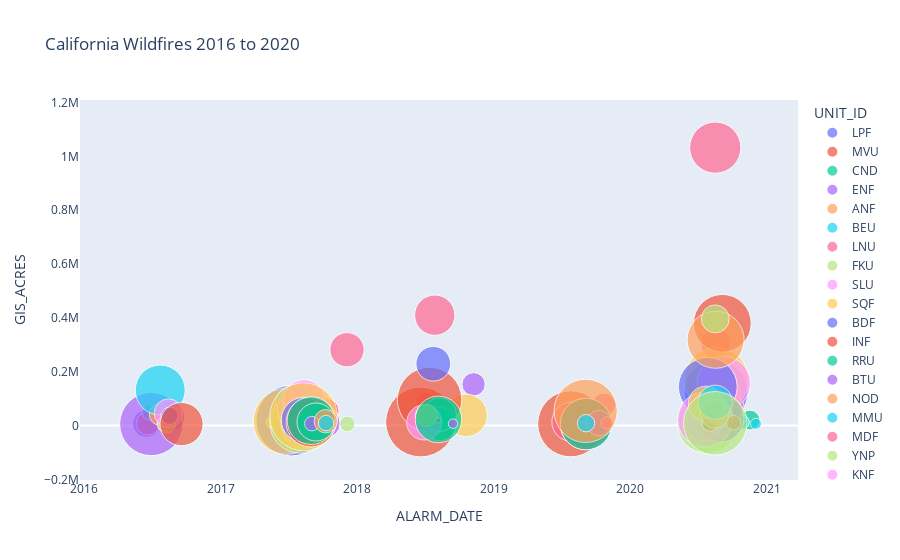

Notebook code cell kept with this figure:
### Code cell
fig = px.scatter(cal_fire_data, x = 'ALARM_DATE', y = 'GIS_ACRES', size = 'duration',
                 color = 'UNIT_ID', hover_name='FIRE_NAME',
                  size_max=50, title = 'California Wildfires 2016 to 2020')

fig.update_layout(xaxis = dict(showgrid=False), yaxis = dict(showgrid=False))

fig

### Figure 1 — Plotly figure (JSON) as saved in the notebook; plotly's stock layout.template omitted (floating-point values rounded to 4 significant figures)
{"data": [{"hovertemplate": "<b>%{hovertext}</b><br><br>UNIT_ID=LPF<br>ALARM_DATE=%{x}<br>GIS_ACRES=%{y}<br>duration=%{marker.size}<extra></extra>", "hovertext": ["SHERPA", "REY", "WHITTIER", "DOLAN"], "legendgroup": "LPF", "marker": {"color": "#636efa", "size": [26, 28, 166, 135], "sizemode": "area", "sizeref": 0.0664, "symbol": "circle"}, "mode": "markers", "name": "LPF", "orientation": "v", "showlegend": true, "type": "scatter", "x": ["2016-06-15T00:00:00", "2016-08-18T00:00:00", "2017-07-08T00:00:00", "2020-08-18T00:00:00"], "xaxis": "x", "y": [7466.0, 32580.0, 18410.0, 124500.0], "yaxis": "y"}, {"hovertemplate": "<b>%{hovertext}</b><br><br>UNIT_ID=MVU<br>ALARM_DATE=%{x}<br>GIS_ACRES=%{y}<br>duration=%{marker.size}<extra></extra>", "hovertext": ["BORDER 3"], "legendgroup": "MVU", "marker": {"color": "#EF553B", "size": [18], "sizemode": "area", "sizeref": 0.0664, "symbol": "circle"}, "mode": "markers", "name": "MVU", "orientation": "v", "showlegend": true, "type": "scatter", "x": ["2016-06-19T00:00:00"], "xaxis": "x", "y": [7606.0], "yaxis": "y"}, {"hovertemplate": "<b>%{hovertext}</b><br><br>UNIT_ID=CND<br>ALARM_DATE=%{x}<br>GIS_ACRES=%{y}<br>duration=%{marker.size}<extra></extra>", "hovertext": ["ERSKINE", "SLINKARD", "MOUNTAIN VIEW"], "legendgroup": "CND", "marker": {"color": "#00cc96", "size": [7, 23, 13], "sizemode": "area", "sizeref": 0.0664, "symbol": "circle"}, "mode": "markers", "name": "CND", "orientation": "v", "showlegend": true, "type": "scatter", "x": ["2016-06-23T00:00:00", "2017-08-29T00:00:00", "2020-11-17T00:00:00"], "xaxis": "x", "y": [48010.0, 8923.0, 20370.0], "yaxis": "y"}, {"hovertemplate": "<b>%{hovertext}</b><br><br>UNIT_ID=ENF<br>ALARM_DATE=%{x}<br>GIS_ACRES=%{y}<br>duration=%{marker.size}<extra></extra>", "hovertext": ["TRAILHEAD"], "legendgroup": "ENF", "marker": {"color": "#ab63fa", "size": [133], "sizemode": "area", "sizeref": 0.0664, "symbol": "circle"}, "mode": "markers", "name": "ENF", "orientation": "v", "showlegend": true, "type": "scatter", "x": ["2016-06-28T00:00:00"], "xaxis": "x", "y": [5645.0], "yaxis": "y"}, {"hovertemplate": "<b>%{hovertext}</b><br><br>UNIT_ID=ANF<br>ALARM_DATE=%{x}<br>GIS_ACRES=%{y}<br>duration=%{marker.size}<extra></extra>", "hovertext": ["SAND", "LAKE", "BOBCAT"], "legendgroup": "ANF", "marker": {"color": "#FFA15A", "size": [16, 18, 43], "sizemode": "area", "sizeref": 0.0664, "symbol": "circle"}, "mode": "markers", "name": "ANF", "orientation": "v", "showlegend": true, "type": "scatter", "x": ["2016-07-22T00:00:00", "2020-08-12T00:00:00", "2020-09-06T00:00:00"], "xaxis": "x", "y": [41380.0, 31000.0, 116000.0], "yaxis": "y"}, {"hovertemplate": "<b>%{hovertext}</b><br><br>UNIT_ID=BEU<br>ALARM_DATE=%{x}<br>GIS_ACRES=%{y}<br>duration=%{marker.size}<extra></extra>", "hovertext": ["SOBERANES", "RIVER", "CARMEL"], "legendgroup": "BEU", "marker": {"color": "#19d3f3", "size": [83, 19, 19], "sizemode": "area", "sizeref": 0.0664, "symbol": "circle"}, "mode": "markers", "name": "BEU", "orientation": "v", "showlegend": true, "type": "scatter", "x": ["2016-07-22T00:00:00", "2020-08-16T00:00:00", "2020-08-18T00:00:00"], "xaxis": "x", "y": [132100.0, 50210.0, 6997.0], "yaxis": "y"}, {"hovertemplate": "<b>%{hovertext}</b><br><br>UNIT_ID=LNU<br>ALARM_DATE=%{x}<br>GIS_ACRES=%{y}<br>duration=%{marker.size}<extra></extra>", "hovertext": ["COLD", "POCKET", "TUBBS", "NUNS", "ATLAS", "REDWOOD VALLEY", "PAWNEE", "COUNTY", "RANCH", "RIVER", "KINCADE", "WALLBRIDGE", "HENNESSEY", "GLASS"], "legendgroup": "LNU", "marker": {"color": "#FF6692", "size": [7, 24, 24, 23, 24, 17, 12, 11, 54, 14, 18, 16, 30, 23], "sizemode": "area", "sizeref": 0.0664, "symbol": "circle"}, "mode": "markers", "name": "LNU", "orientation": "v", "showlegend": true, "type": "scatter", "x": ["2016-08-02T00:00:00", "2017-10-08T00:00:00", "2017-10-08T00:00:00", "2017-10-08T00:00:00", "2017-10-08T00:00:00", "2017-10-08T00:00:00", "2018-06-23T00:00:00", "2018-06-30T00:00:00", "2018-07-27T00:00:00", "2018-07-27T00:00:00", "2019-10-23T00:00:00", "2020-08-17T00:00:00", "2020-08-17T00:00:00", "2020-09-27T00:00:00"], "xaxis": "x", "y": [5730.0, 17360.0, 36700.0, 55800.0, 51620.0, 36520.0, 15196, 89830.0, 410200.0, 48920.0, 77760.0, 55210.0, 305400.0, 67480.0], "yaxis": "y"}, {"hovertemplate": "<b>%{hovertext}</b><br><br>UNIT_ID=FKU<br>ALARM_DATE=%{x}<br>GIS_ACRES=%{y}<br>duration=%{marker.size}<extra></extra>", "hovertext": ["MINERAL", "ELM", "GARZA", "MINERAL"], "legendgroup": "FKU", "marker": {"color": "#B6E880", "size": [11, 5, 16, 13], "sizemode": "area", "sizeref": 0.0664, "symbol": "circle"}, "mode": "markers", "name": "FKU", "orientation": "v", "showlegend": true, "type": "scatter", "x": ["2016-08-08T00:00:00", "2017-05-18T00:00:00", "2017-07-09T00:00:00", "2020-07-13T00:00:00"], "xaxis": "x", "y": [6790.0, 11150.0, 48890.0, 29670.0], "yaxis": "y"}, {"hovertemplate": "<b>%{hovertext}</b><br><br>UNIT_ID=SLU<br>ALARM_DATE=%{x}<br>GIS_ACRES=%{y}<br>duration=%{marker.size}<extra></extra>", "hovertext": ["CHIMNEY", "ALAMO"], "legendgroup": "SLU", "marker": {"color": "#FF97FF", "size": [27, 14], "sizemode": "area", "sizeref": 0.0664, "symbol": "circle"}, "mode": "markers", "name": "SLU", "orientation": "v", "showlegend": true, "type": "scatter", "x": ["2016-08-13T00:00:00", "2017-07-06T00:00:00"], "xaxis": "x", "y": [46230.0, 28830.0], "yaxis": "y"}, {"hovertemplate": "<b>%{hovertext}</b><br><br>UNIT_ID=SQF<br>ALARM_DATE=%{x}<br>GIS_ACRES=%{y}<br>duration=%{marker.size}<extra></extra>", "hovertext": ["CEDAR", "SCHAEFFER", "PIER", "LION", "CASTLE"], "legendgroup": "SQF", "marker": {"color": "#FECB52", "size": [0, 144, 1, 38, 138], "sizemode": "area", "sizeref": 0.0664, "symbol": "circle"}, "mode": "markers", "name": "SQF", "orientation": "v", "showlegend": true, "type": "scatter", "x": ["2016-08-16T00:00:00", "2017-06-24T00:00:00", "2017-08-29T00:00:00", "2017-09-25T00:00:00", "2020-08-19T00:00:00"], "xaxis": "x", "y": [29100.0, 15830.0, 36620.0, 18910.0, 170600.0], "yaxis": "y"}, {"hovertemplate": "<b>%{hovertext}</b><br><br>UNIT_ID=BDF<br>ALARM_DATE=%{x}<br>GIS_ACRES=%{y}<br>duration=%{marker.size}<extra></extra>", "hovertext": ["BLUE CUT"], "legendgroup": "BDF", "marker": {"color": "#636efa", "size": [10], "sizemode": "area", "sizeref": 0.0664, "symbol": "circle"}, "mode": "markers", "name": "BDF", "orientation": "v", "showlegend": true, "type": "scatter", "x": ["2016-08-16T00:00:00"], "xaxis": "x", "y": [36270.0], "yaxis": "y"}, {"hovertemplate": "<b>%{hovertext}</b><br><br>UNIT_ID=INF<br>ALARM_DATE=%{x}<br>GIS_ACRES=%{y}<br>duration=%{marker.size}<extra></extra>", "hovertext": ["OWENS RIVER", "LIONS", "SPRINGS", "TABOOSE"], "legendgroup": "INF", "marker": {"color": "#EF553B", "size": [62, 162, 145, 80], "sizemode": "area", "sizeref": 0.0664, "symbol": "circle"}, "mode": "markers", "name": "INF", "orientation": "v", "showlegend": true, "type": "scatter", "x": ["2016-09-17T00:00:00", "2018-06-19T00:00:00", "2019-07-26T00:00:00", "2019-09-04T00:00:00"], "xaxis": "x", "y": [5461.0, 13460.0, 6615.0, 10270.0], "yaxis": "y"}, {"hovertemplate": "<b>%{hovertext}</b><br><br>UNIT_ID=RRU<br>ALARM_DATE=%{x}<br>GIS_ACRES=%{y}<br>duration=%{marker.size}<extra></extra>", "hovertext": ["MANZANITA", "APPLE", "SNOW"], "legendgroup": "RRU", "marker": {"color": "#00cc96", "size": [4, 9, 7], "sizemode": "area", "sizeref": 0.0664, "symbol": "circle"}, "mode": "markers", "name": "RRU", "orientation": "v", "showlegend": true, "type": "scatter", "x": ["2017-06-26T00:00:00", "2020-07-31T00:00:00", "2020-09-17T00:00:00"], "xaxis": "x", "y": [6304.0, 33210.0, 6253.0], "yaxis": "y"}, {"hovertemplate": "<b>%{hovertext}</b><br><br>UNIT_ID=BTU<br>ALARM_DATE=%{x}<br>GIS_ACRES=%{y}<br>duration=%{marker.size}<extra></extra>", "hovertext": ["WALL", "CHEROKEE", "CAMP"], "legendgroup": "BTU", "marker": {"color": "#ab63fa", "size": [27, 28, 18], "sizemode": "area", "sizeref": 0.0664, "symbol": "circle"}, "mode": "markers", "name": "BTU", "orientation": "v", "showlegend": true, "type": "scatter", "x": ["2017-07-07T00:00:00", "2017-10-08T00:00:00", "2018-11-08T00:00:00"], "xaxis": "x", "y": [6028.0, 8416.0, 153300.0], "yaxis": "y"}, {"hovertemplate": "<b>%{hovertext}</b><br><br>UNIT_ID=NOD<br>ALARM_DATE=%{x}<br>GIS_ACRES=%{y}<br>duration=%{marker.size}<extra></extra>", "hovertext": ["LONG VALLEY", "MUD", "R-4 PARSNIP", "W-5 COLD SPRINGS"], "legendgroup": "NOD", "marker": {"color": "#FFA15A", "size": [16, 13, 16, 26], "sizemode": "area", "sizeref": 0.0664, "symbol": "circle"}, "mode": "markers", "name": "NOD", "orientation": "v", "showlegend": true, "type": "scatter", "x": ["2017-07-11T00:00:00", "2017-08-29T00:00:00", "2017-08-30T00:00:00", "2020-08-18T00:00:00"], "xaxis": "x", "y": [83580.0, 6036.0, 18600.0, 84820.0], "yaxis": "y"}, {"hovertemplate": "<b>%{hovertext}</b><br><br>UNIT_ID=MMU<br>ALARM_DATE=%{x}<br>GIS_ACRES=%{y}<br>duration=%{marker.size}<extra></extra>", "hovertext": ["DETWILER", "BRICEBURG"], "legendgroup": "MMU", "marker": {"color": "#19d3f3", "size": [46, 14], "sizemode": "area", "sizeref": 0.0664, "symbol": "circle"}, "mode": "markers", "name": "MMU", "orientation": "v", "showlegend": true, "type": "scatter", "x": ["2017-07-16T00:00:00", "2019-10-06T00:00:00"], "xaxis": "x", "y": [81830.0, 5508.0], "yaxis": "y"}, {"hovertemplate": "<b>%{hovertext}</b><br><br>UNIT_ID=MDF<br>ALARM_DATE=%{x}<br>GIS_ACRES=%{y}<br>duration=%{marker.size}<extra></extra>", "hovertext": ["COVE", "STEELE", "PARKER2", "STONE", "TUCKER", "LONE"], "legendgroup": "MDF", "marker": {"color": "#FF6692", "size": [43, 18, 12, 14, 51, 88], "sizemode": "area", "sizeref": 0.0664, "symbol": "circle"}, "mode": "markers", "name": "MDF", "orientation": "v", "showlegend": true, "type": "scatter", "x": ["2017-07-25T00:00:00", "2017-07-26T00:00:00", "2017-08-03T00:00:00", "2018-08-15T00:00:00", "2019-07-28T00:00:00", "2019-09-05T00:00:00"], "xaxis": "x", "y": [30890.0, 45700.0, 7693.0, 39580.0, 14180.0, 5737.0], "yaxis": "y"}, {"hovertemplate": "<b>%{hovertext}</b><br><br>UNIT_ID=YNP<br>ALARM_DATE=%{x}<br>GIS_ACRES=%{y}<br>duration=%{marker.size}<extra></extra>", "hovertext": ["EMPIRE", "SOUTH FORK", "BLUEJAY"], "legendgroup": "YNP", "marker": {"color": "#B6E880", "size": [119, 82, 117], "sizemode": "area", "sizeref": 0.0664, "symbol": "circle"}, "mode": "markers", "name": "YNP", "orientation": "v", "showlegend": true, "type": "scatter", "x": ["2017-07-31T00:00:00", "2017-08-13T00:00:00", "2020-07-25T00:00:00"], "xaxis": "x", "y": [8578.0, 7560.0, 6922.0], "yaxis": "y"}, {"hovertemplate": "<b>%{hovertext}</b><br><br>UNIT_ID=KNF<br>ALARM_DATE=%{x}<br>GIS_ACRES=%{y}<br>duration=%{marker.size}<extra></extra>", "hovertext": ["CEDAR", "WALLOW", "OAK", "SLATER"], "legendgroup": "KNF", "marker": {"color": "#FF97FF", "size": [63, 94, 60, 95], "sizemode": "area", "sizeref": 0.0664, "symbol": "circle"}, "mode": "markers", "name": "KNF", "orientation": "v", "showlegend": true, "type": "scatter", "x": ["2017-08-08T00:00:00", "2017-08-11T00:00:00", "2017-08-11T00:00:00", "2020-09-08T00:00:00"], "xaxis": "x", "y": [9129.0, 63790.0, 91130.0, 157400.0], "yaxis": "y"}, {"hovertemplate": "<b>%{hovertext}</b><br><br>UNIT_ID=RRS<br>ALARM_DATE=%{x}<br>GIS_ACRES=%{y}<br>duration=%{marker.size}<extra></extra>", "hovertext": ["ABNEY", "NATCHEZ"], "legendgroup": "RRS", "marker": {"color": "#FECB52", "size": [153, 60], "sizemode": "area", "sizeref": 0.0664, "symbol": "circle"}, "mode": "markers", "name": "RRS", "orientation": "v", "showlegend": true, "type": "scatter", "x": ["2017-08-10T00:00:00", "2018-10-19T00:00:00"], "xaxis": "x", "y": [32890.0, 38120.0], "yaxis": "y"}, {"hovertemplate": "<b>%{hovertext}</b><br><br>UNIT_ID=SRF<br>ALARM_DATE=%{x}<br>GIS_ACRES=%{y}<br>duration=%{marker.size}<extra></extra>", "hovertext": ["HAYPRESS", "RED SALMON COMPLEX"], "legendgroup": "SRF", "marker": {"color": "#636efa", "size": [67, 115], "sizemode": "area", "sizeref": 0.0664, "symbol": "circle"}, "mode": "markers", "name": "SRF", "orientation": "v", "showlegend": true, "type": "scatter", "x": ["2017-08-10T00:00:00", "2020-07-27T00:00:00"], "xaxis": "x", "y": [21320.0, 143800.0], "yaxis": "y"}, {"hovertemplate": "<b>%{hovertext}</b><br><br>UNIT_ID=SNF<br>ALARM_DATE=%{x}<br>GIS_ACRES=%{y}<br>duration=%{marker.size}<extra></extra>", "hovertext": ["RAILROAD", "FERGUSON", "CREEK"], "legendgroup": "SNF", "marker": {"color": "#EF553B", "size": [81, 138, 111], "sizemode": "area", "sizeref": 0.0664, "symbol": "circle"}, "mode": "markers", "name": "SNF", "orientation": "v", "showlegend": true, "type": "scatter", "x": ["2017-08-29T00:00:00", "2018-07-13T00:00:00", "2020-09-04T00:00:00"], "xaxis": "x", "y": [12370.0, 96900.0, 379900.0], "yaxis": "y"}, {"hovertemplate": "<b>%{hovertext}</b><br><br>UNIT_ID=SHF<br>ALARM_DATE=%{x}<br>GIS_ACRES=%{y}<br>duration=%{marker.size}<extra></extra>", "hovertext": ["HELENA", "BUCK", "MOORE", "HIRZ", "SOUTH"], "legendgroup": "SHF", "marker": {"color": "#00cc96", "size": [76, 48, 37, 37, 88], "sizemode": "area", "sizeref": 0.0664, "symbol": "circle"}, "mode": "markers", "name": "SHF", "orientation": "v", "showlegend": true, "type": "scatter", "x": ["2017-08-30T00:00:00", "2017-09-12T00:00:00", "2018-08-09T00:00:00", "2018-08-09T00:00:00", "2019-09-05T00:00:00"], "xaxis": "x", "y": [18490.0, 13360.0, 5574.0, 40610.0, 5334.0], "yaxis": "y"}, {"hovertemplate": "<b>%{hovertext}</b><br><br>UNIT_ID=LDF<br>ALARM_DATE=%{x}<br>GIS_ACRES=%{y}<br>duration=%{marker.size}<extra></extra>", "hovertext": ["LA TUNA", "SADDLE RIDGE"], "legendgroup": "LDF", "marker": {"color": "#ab63fa", "size": [7, 21], "sizemode": "area", "sizeref": 0.0664, "symbol": "circle"}, "mode": "markers", "name": "LDF", "orientation": "v", "showlegend": true, "type": "scatter", "x": ["2017-09-01T00:00:00", "2019-10-10T00:00:00"], "xaxis": "x", "y": [7051.0, 8799.0], "yaxis": "y"}, {"hovertemplate": "<b>%{hovertext}</b><br><br>UNIT_ID=NEU<br>ALARM_DATE=%{x}<br>GIS_ACRES=%{y}<br>duration=%{marker.size}<extra></extra>", "hovertext": ["CASCADE"], "legendgroup": "NEU", "marker": {"color": "#FFA15A", "size": [18], "sizemode": "area", "sizeref": 0.0664, "symbol": "circle"}, "mode": "markers", "name": "NEU", "orientation": "v", "showlegend": true, "type": "scatter", "x": ["2017-10-08T00:00:00"], "xaxis": "x", "y": [16140.0], "yaxis": "y"}, {"hovertemplate": "<b>%{hovertext}</b><br><br>UNIT_ID=ORC<br>ALARM_DATE=%{x}<br>GIS_ACRES=%{y}<br>duration=%{marker.size}<extra></extra>", "hovertext": ["CANYON II", "BLUE RIDGE", "SILVERADO", "BOND"], "legendgroup": "ORC", "marker": {"color": "#19d3f3", "size": [8, 7, 7, 4], "sizemode": "area", "sizeref": 0.0664, "symbol": "circle"}, "mode": "markers", "name": "ORC", "orientation": "v", "showlegend": true, "type": "scatter", "x": ["2017-10-09T00:00:00", "2020-10-26T00:00:00", "2020-10-26T00:00:00", "2020-12-03T00:00:00"], "xaxis": "x", "y": [9198.0, 13690.0, 12470.0, 6681.0], "yaxis": "y"}, {"hovertemplate": "<b>%{hovertext}</b><br><br>UNIT_ID=VNC<br>ALARM_DATE=%{x}<br>GIS_ACRES=%{y}<br>duration=%{marker.size}<extra></extra>", "hovertext": ["THOMAS", "MARIA"], "legendgroup": "VNC", "marker": {"color": "#FF6692", "size": [39, 5], "sizemode": "area", "sizeref": 0.0664, "symbol": "circle"}, "mode": "markers", "name": "VNC", "orientation": "v", "showlegend": true, "type": "scatter", "x": ["2017-12-04T00:00:00", "2019-10-31T00:00:00"], "xaxis": "x", "y": [281800.0, 10040.0], "yaxis": "y"}, {"hovertemplate": "<b>%{hovertext}</b><br><br>UNIT_ID=LAC<br>ALARM_DATE=%{x}<br>GIS_ACRES=%{y}<br>duration=%{marker.size}<extra></extra>", "hovertext": ["CREEK", "RYE", "WOOLSEY"], "legendgroup": "LAC", "marker": {"color": "#B6E880", "size": [0, 8, 0], "sizemode": "area", "sizeref": 0.0664, "symbol": "circle"}, "mode": "markers", "name": "LAC", "orientation": "v", "showlegend": true, "type": "scatter", "x": ["2017-12-05T00:00:00", "2017-12-05T00:00:00", "2018-11-08T00:00:00"], "xaxis": "x", "y": [15620.0, 6048.0, 96949], "yaxis": "y"}, {"hovertemplate": "<b>%{hovertext}</b><br><br>UNIT_ID=TCU<br>ALARM_DATE=%{x}<br>GIS_ACRES=%{y}<br>duration=%{marker.size}<extra></extra>", "hovertext": ["WAVERLY"], "legendgroup": "TCU", "marker": {"color": "#FF97FF", "size": [41], "sizemode": "area", "sizeref": 0.0664, "symbol": "circle"}, "mode": "markers", "name": "TCU", "orientation": "v", "showlegend": true, "type": "scatter", "x": ["2018-06-29T00:00:00"], "xaxis": "x", "y": [11760.0], "yaxis": "y"}, {"hovertemplate": "<b>%{hovertext}</b><br><br>UNIT_ID=SKU<br>ALARM_DATE=%{x}<br>GIS_ACRES=%{y}<br>duration=%{marker.size}<extra></extra>", "hovertext": ["KLAMATHON"], "legendgroup": "SKU", "marker": {"color": "#FECB52", "size": [16], "sizemode": "area", "sizeref": 0.0664, "symbol": "circle"}, "mode": "markers", "name": "SKU", "orientation": "v", "showlegend": true, "type": "scatter", "x": ["2018-07-05T00:00:00"], "xaxis": "x", "y": [38010.0], "yaxis": "y"}, {"hovertemplate": "<b>%{hovertext}</b><br><br>UNIT_ID=SHU<br>ALARM_DATE=%{x}<br>GIS_ACRES=%{y}<br>duration=%{marker.size}<extra></extra>", "hovertext": ["CARR", "ZOGG"], "legendgroup": "SHU", "marker": {"color": "#636efa", "size": [40, 16], "sizemode": "area", "sizeref": 0.0664, "symbol": "circle"}, "mode": "markers", "name": "SHU", "orientation": "v", "showlegend": true, "type": "scatter", "x": ["2018-07-23T00:00:00", "2020-09-27T00:00:00"], "xaxis": "x", "y": [229700.0, 56340.0], "yaxis": "y"}, {"hovertemplate": "<b>%{hovertext}</b><br><br>UNIT_ID=LNF<br>ALARM_DATE=%{x}<br>GIS_ACRES=%{y}<br>duration=%{marker.size}<extra></extra>", "hovertext": ["WHALEBACK"], "legendgroup": "LNF", "marker": {"color": "#EF553B", "size": [1], "sizemode": "area", "sizeref": 0.0664, "symbol": "circle"}, "mode": "markers", "name": "LNF", "orientation": "v", "showlegend": true, "type": "scatter", "x": ["2018-08-05T00:00:00"], "xaxis": "x", "y": [18700.0], "yaxis": "y"}, {"hovertemplate": "<b>%{hovertext}</b><br><br>UNIT_ID=CNF<br>ALARM_DATE=%{x}<br>GIS_ACRES=%{y}<br>duration=%{marker.size}<extra></extra>", "hovertext": ["HOLY", "VALLEY"], "legendgroup": "CNF", "marker": {"color": "#00cc96", "size": [72, 19], "sizemode": "area", "sizeref": 0.0664, "symbol": "circle"}, "mode": "markers", "name": "CNF", "orientation": "v", "showlegend": true, "type": "scatter", "x": ["2018-08-06T00:00:00", "2020-09-05T00:00:00"], "xaxis": "x", "y": [23025, 16390.0], "yaxis": "y"}, {"hovertemplate": "<b>%{hovertext}</b><br><br>UNIT_ID=HTF<br>ALARM_DATE=%{x}<br>GIS_ACRES=%{y}<br>duration=%{marker.size}<extra></extra>", "hovertext": ["BOOT", "SLINK"], "legendgroup": "HTF", "marker": {"color": "#ab63fa", "size": [3, 76], "sizemode": "area", "sizeref": 0.0664, "symbol": "circle"}, "mode": "markers", "name": "HTF", "orientation": "v", "showlegend": true, "type": "scatter", "x": ["2018-09-14T00:00:00", "2020-08-29T00:00:00"], "xaxis": "x", "y": [6972.0, 26750.0], "yaxis": "y"}, {"hovertemplate": "<b>%{hovertext}</b><br><br>UNIT_ID=PNF<br>ALARM_DATE=%{x}<br>GIS_ACRES=%{y}<br>duration=%{marker.size}<extra></extra>", "hovertext": ["WALKER", "SHEEP", "NORTH COMPLEX"], "legendgroup": "PNF", "marker": {"color": "#FFA15A", "size": [133, 21, 108], "sizemode": "area", "sizeref": 0.0664, "symbol": "circle"}, "mode": "markers", "name": "PNF", "orientation": "v", "showlegend": true, "type": "scatter", "x": ["2019-09-04T00:00:00", "2020-08-17T00:00:00", "2020-08-17T00:00:00"], "xaxis": "x", "y": [54610.0, 29540.0, 318800.0], "yaxis": "y"}, {"hovertemplate": "<b>%{hovertext}</b><br><br>UNIT_ID=TGU<br>ALARM_DATE=%{x}<br>GIS_ACRES=%{y}<br>duration=%{marker.size}<extra></extra>", "hovertext": ["RED BANK"], "legendgroup": "TGU", "marker": {"color": "#19d3f3", "size": [10], "sizemode": "area", "sizeref": 0.0664, "symbol": "circle"}, "mode": "markers", "name": "TGU", "orientation": "v", "showlegend": true, "type": "scatter", "x": ["2019-09-05T00:00:00"], "xaxis": "x", "y": [8822.0], "yaxis": "y"}, {"hovertemplate": "<b>%{hovertext}</b><br><br>UNIT_ID=AEU<br>ALARM_DATE=%{x}<br>GIS_ACRES=%{y}<br>duration=%{marker.size}<extra></extra>", "hovertext": ["GRANT FIRE"], "legendgroup": "AEU", "marker": {"color": "#FF6692", "size": [0], "sizemode": "area", "sizeref": 0.0664, "symbol": "circle"}, "mode": "markers", "name": "AEU", "orientation": "v", "showlegend": true, "type": "scatter", "x": ["2020-06-12T00:00:00"], "xaxis": "x", "y": [5062.0], "yaxis": "y"}, {"hovertemplate": "<b>%{hovertext}</b><br><br>UNIT_ID=SCU<br>ALARM_DATE=%{x}<br>GIS_ACRES=%{y}<br>duration=%{marker.size}<extra></extra>", "hovertext": ["CREWS", "SCU COMPLEX"], "legendgroup": "SCU", "marker": {"color": "#B6E880", "size": [10, 26], "sizemode": "area", "sizeref": 0.0664, "symbol": "circle"}, "mode": "markers", "name": "SCU", "orientation": "v", "showlegend": true, "type": "scatter", "x": ["2020-07-05T00:00:00", "2020-08-16T00:00:00"], "xaxis": "x", "y": [5513, 396399], "yaxis": "y"}, {"hovertemplate": "<b>%{hovertext}</b><br><br>UNIT_ID=LMU<br>ALARM_DATE=%{x}<br>GIS_ACRES=%{y}<br>duration=%{marker.size}<extra></extra>", "hovertext": ["HOG", "GOLD"], "legendgroup": "LMU", "marker": {"color": "#FF97FF", "size": [41, 101], "sizemode": "area", "sizeref": 0.0664, "symbol": "circle"}, "mode": "markers", "name": "LMU", "orientation": "v", "showlegend": true, "type": "scatter", "x": ["2020-07-18T00:00:00", "2020-07-20T00:00:00"], "xaxis": "x", "y": [9566.0, 22650.0], "yaxis": "y"}, {"hovertemplate": "<b>%{hovertext}</b><br><br>UNIT_ID=BNP<br>ALARM_DATE=%{x}<br>GIS_ACRES=%{y}<br>duration=%{marker.size}<extra></extra>", "hovertext": ["CALDWELL"], "legendgroup": "BNP", "marker": {"color": "#FECB52", "size": [41], "sizemode": "area", "sizeref": 0.0664, "symbol": "circle"}, "mode": "markers", "name": "BNP", "orientation": "v", "showlegend": true, "type": "scatter", "x": ["2020-07-22T00:00:00"], "xaxis": "x", "y": [81220.0], "yaxis": "y"}, {"hovertemplate": "<b>%{hovertext}</b><br><br>UNIT_ID=CDD<br>ALARM_DATE=%{x}<br>GIS_ACRES=%{y}<br>duration=%{marker.size}<extra></extra>", "hovertext": ["NADEAU"], "legendgroup": "CDD", "marker": {"color": "#636efa", "size": [6], "sizemode": "area", "sizeref": 0.0664, "symbol": "circle"}, "mode": "markers", "name": "CDD", "orientation": "v", "showlegend": true, "type": "scatter", "x": ["2020-07-29T00:00:00"], "xaxis": "x", "y": [9150.0], "yaxis": "y"}, {"hovertemplate": "<b>%{hovertext}</b><br><br>UNIT_ID=CCD<br>ALARM_DATE=%{x}<br>GIS_ACRES=%{y}<br>duration=%{marker.size}<extra></extra>", "hovertext": ["NORTH", "BACCARAT"], "legendgroup": "CCD", "marker": {"color": "#EF553B", "size": [8, 7], "sizemode": "area", "sizeref": 0.0664, "symbol": "circle"}, "mode": "markers", "name": "CCD", "orientation": "v", "showlegend": true, "type": "scatter", "x": ["2020-08-02T00:00:00", "2020-10-04T00:00:00"], "xaxis": "x", "y": [6882.0, 10460.0], "yaxis": "y"}, {"hovertemplate": "<b>%{hovertext}</b><br><br>UNIT_ID=KRN<br>ALARM_DATE=%{x}<br>GIS_ACRES=%{y}<br>duration=%{marker.size}<extra></extra>", "hovertext": ["STAGECOACH"], "legendgroup": "KRN", "marker": {"color": "#00cc96", "size": [0], "sizemode": "area", "sizeref": 0.0664, "symbol": "circle"}, "mode": "markers", "name": "KRN", "orientation": "v", "showlegend": true, "type": "scatter", "x": ["2020-08-03T00:00:00"], "xaxis": "x", "y": [7751.0], "yaxis": "y"}, {"hovertemplate": "<b>%{hovertext}</b><br><br>UNIT_ID=TNF<br>ALARM_DATE=%{x}<br>GIS_ACRES=%{y}<br>duration=%{marker.size}<extra></extra>", "hovertext": ["LOYALTON"], "legendgroup": "TNF", "marker": {"color": "#ab63fa", "size": [13], "sizemode": "area", "sizeref": 0.0664, "symbol": "circle"}, "mode": "markers", "name": "TNF", "orientation": "v", "showlegend": true, "type": "scatter", "x": ["2020-08-14T00:00:00"], "xaxis": "x", "y": [46720.0], "yaxis": "y"}, {"hovertemplate": "<b>%{hovertext}</b><br><br>UNIT_ID=MNP<br>ALARM_DATE=%{x}<br>GIS_ACRES=%{y}<br>duration=%{marker.size}<extra></extra>", "hovertext": ["DOME"], "legendgroup": "MNP", "marker": {"color": "#FFA15A", "size": [28], "sizemode": "area", "sizeref": 0.0664, "symbol": "circle"}, "mode": "markers", "name": "MNP", "orientation": "v", "showlegend": true, "type": "scatter", "x": ["2020-08-15T00:00:00"], "xaxis": "x", "y": [44210.0], "yaxis": "y"}, {"hovertemplate": "<b>%{hovertext}</b><br><br>UNIT_ID=CZU<br>ALARM_DATE=%{x}<br>GIS_ACRES=%{y}<br>duration=%{marker.size}<extra></extra>", "hovertext": ["CZU LIGHTNING COMPLEX"], "legendgroup": "CZU", "marker": {"color": "#19d3f3", "size": [39], "sizemode": "area", "sizeref": 0.0664, "symbol": "circle"}, "mode": "markers", "name": "CZU", "orientation": "v", "showlegend": true, "type": "scatter", "x": ["2020-08-16T00:00:00"], "xaxis": "x", "y": [86550.0], "yaxis": "y"}, {"hovertemplate": "<b>%{hovertext}</b><br><br>UNIT_ID=MNF<br>ALARM_DATE=%{x}<br>GIS_ACRES=%{y}<br>duration=%{marker.size}<extra></extra>", "hovertext": ["AUGUST COMPLEX FIRES"], "legendgroup": "MNF", "marker": {"color": "#FF6692", "size": [87], "sizemode": "area", "sizeref": 0.0664, "symbol": "circle"}, "mode": "markers", "name": "MNF", "orientation": "v", "showlegend": true, "type": "scatter", "x": ["2020-08-16T00:00:00"], "xaxis": "x", "y": [1032699], "yaxis": "y"}, {"hovertemplate": "<b>%{hovertext}</b><br><br>UNIT_ID=KNP<br>ALARM_DATE=%{x}<br>GIS_ACRES=%{y}<br>duration=%{marker.size}<extra></extra>", "hovertext": ["RATTLESNAKE"], "legendgroup": "KNP", "marker": {"color": "#B6E880", "size": [134], "sizemode": "area", "sizeref": 0.0664, "symbol": "circle"}, "mode": "markers", "name": "KNP", "orientation": "v", "showlegend": true, "type": "scatter", "x": ["2020-08-16T00:00:00"], "xaxis": "x", "y": [8423.0], "yaxis": "y"}], "layout": {"legend": {"itemsizing": "constant", "title": {"text": "UNIT_ID"}, "tracegroupgap": 0}, "title": {"text": "California Wildfires 2016 to 2020"}, "xaxis": {"anchor": "y", "domain": [0, 1], "showgrid": false, "title": {"text": "ALARM_DATE"}}, "yaxis": {"anchor": "x", "domain": [0, 1], "showgrid": false, "title": {"text": "GIS_ACRES"}}}}
